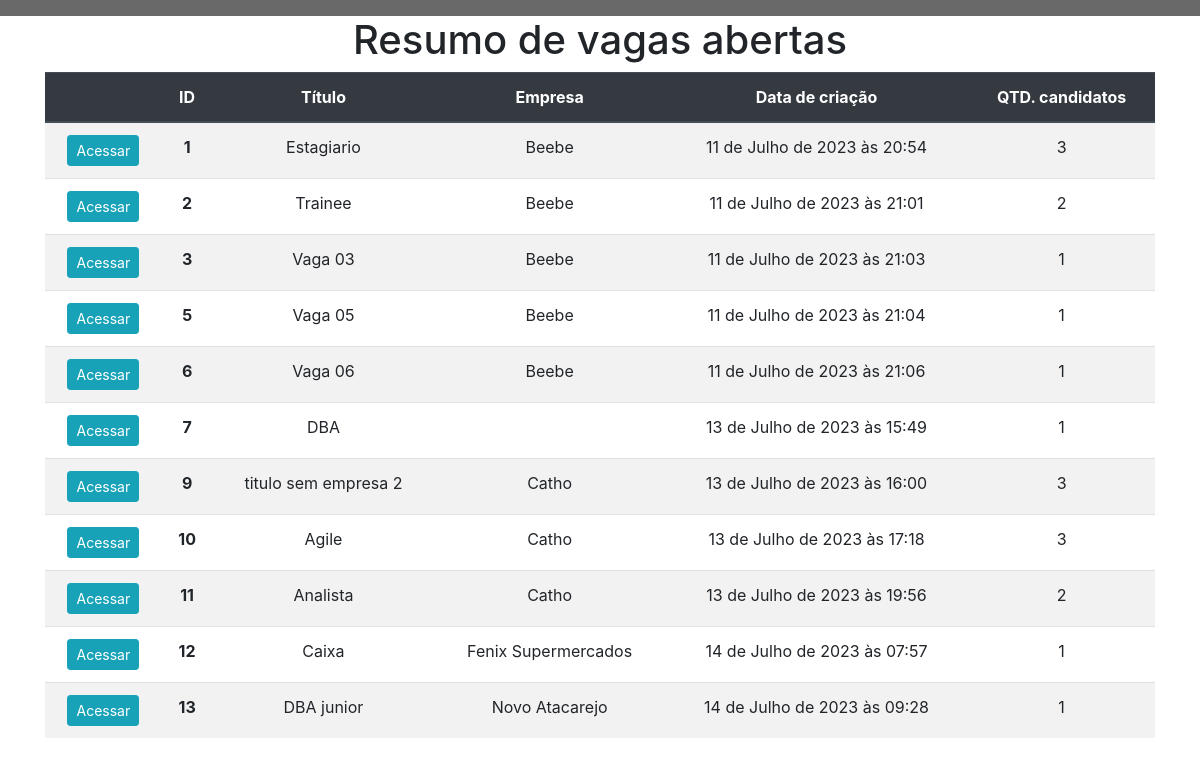
The app's page /company/list-jobs-company/ with its own data.
### app_company/models.py (models this page shows, shortened)
class Jobs(models.Model):
    company = models.CharField(
        max_length=255, null=False, verbose_name='Empresa contratante')
    title = models.CharField(max_length=255, null=False,
                             verbose_name='Título da vaga')
    requirements = models.ManyToManyField(
        Requirements, verbose_name='Requisitos')
    minimum_schooling = models.CharField(
        max_length=45, null=True, choices=MINIMUM_SCHOOLING_CHOICES,
        verbose_name='Escolaridade')
    salary_range = models.CharField(
        max_length=45, null=False, choices=SALARY_CHOICES,
        verbose_name='Faixa salarial')
    description = models.TextField(
        null=False, max_length=255, verbose_name='Descrição da vaga')
    created_at = models.DateTimeField(auto_now_add=True, blank=True)
    updated_at = models.DateTimeField(auto_now=True, blank=True)
    is_active = models.BooleanField(default=True)

### app_company/service_candidate.py (the view)
# urls.py: path("list-jobs-company/", ApplicationCompanyListView.as_view(),
class ApplicationCompanyListView(ListView):
    model = Application
    template_name = 'home_company.html'
    context_object_name = 'application_company_list'
    queryset = Application.objects.all()
    def get_context_data(self, **kwargs):
        context = super().get_context_data(**kwargs)
        job_ids = context['application_company_list'].values_list(
            'job_id', flat=True).distinct()
        jobs = Jobs.objects.filter(id__in=job_ids)
        job_candidates = Application.objects.filter(job_id__in=job_ids).values(
            'job_id').annotate(num_candidates=Count('job_id'))
        job_candidates_dict = {
            job['job_id']: job['num_candidates'] for job in job_candidates}
        for job in jobs:
            job.num_candidates = job_candidates_dict.get(job.id, 0)
        context['jobs'] = jobs
        return context

### app_company/templates/home_company.html (shortened to what this page needs)
{% extends 'base_company.html' %}
{% block content %}
{% include 'partials/_nav.html' %}
  <div class="container-sm text-center">
    <h1>Resumo de vagas abertas</h1>
    <div class="row-sm">
      <table class="table table-striped">
        <thead class="thead-dark">
          <tr>
            <th scope="col"></th>
            <th scope="col">ID</th>
            <th scope="col">Título</th>
            <th scope="col">Empresa</th>
            <th scope="col">Data de criação</th>
            <th scope="col">QTD. candidatos</th>
          </tr>
        </thead>
        <tbody>
          {% for job in jobs %}
          <tr>
            <th scope="row"><a href="{% url 'app_company:list_filter_job_company' job.id %}" class="btn btn-info btn-sm">Acessar</a></th>
            <th scope="row">{{ job.id }}</th>
            <td>{{ job.title }}</td>
            <td>{{ job.company }}</td>
            <td>{{ job.created_at }}</td>
              <td>{{ job.num_candidates }}</td>
          </tr>
          {% endfor %}
        </tbody>
      </table>
    </div>
  </div>
{% endblock content %}

### templates/base_company.html (shortened to what this page needs)
<!DOCTYPE html>
<html lang="pt-br">
    <head>
        <link rel="stylesheet" href="https://cdn.jsdelivr.net/npm/bootstrap@4.6.2/dist/css/bootstrap.min.css">
    </head>
    <body>
        {% block content %}
        {% endblock content %}
    </body>
    </html>

### templates/partials/_nav.html (shortened to what this page needs)
<div class="container-sm" style="max-width: 96rem; background-color: #696969">
    <nav class="navbar navbar-expand-lg navbar-light">
      </nav>
</div>

### records on screen
Jobs: id "1", title "Estagiario", company "Beebe", created_at "11 de Julho de 2023 às 20:54", num_candidates "3"
Jobs: id "2", title "Trainee", company "Beebe", created_at "11 de Julho de 2023 às 21:01", num_candidates "2"
Jobs: id "3", title "Vaga 03", company "Beebe", created_at "11 de Julho de 2023 às 21:03", num_candidates "1"
Jobs: id "5", title "Vaga 05", company "Beebe", created_at "11 de Julho de 2023 às 21:04", num_candidates "1"
Jobs: id "6", title "Vaga 06", company "Beebe", created_at "11 de Julho de 2023 às 21:06", num_candidates "1"
Jobs: id "7", title "DBA", created_at "13 de Julho de 2023 às 15:49", num_candidates "1"
Jobs: id "9", title "titulo sem empresa 2", company "Catho", created_at "13 de Julho de 2023 às 16:00", num_candidates "3"
Jobs: id "10", title "Agile", company "Catho", created_at "13 de Julho de 2023 às 17:18", num_candidates "3"
Jobs: id "11", title "Analista", company "Catho", created_at "13 de Julho de 2023 às 19:56", num_candidates "2"
Jobs: id "12", title "Caixa", company "Fenix Supermercados", created_at "14 de Julho de 2023 às 07:57", num_candidates "1"
Jobs: id "13", title "DBA junior", company "Novo Atacarejo", created_at "14 de Julho de 2023 às 09:28", num_candidates "1"
